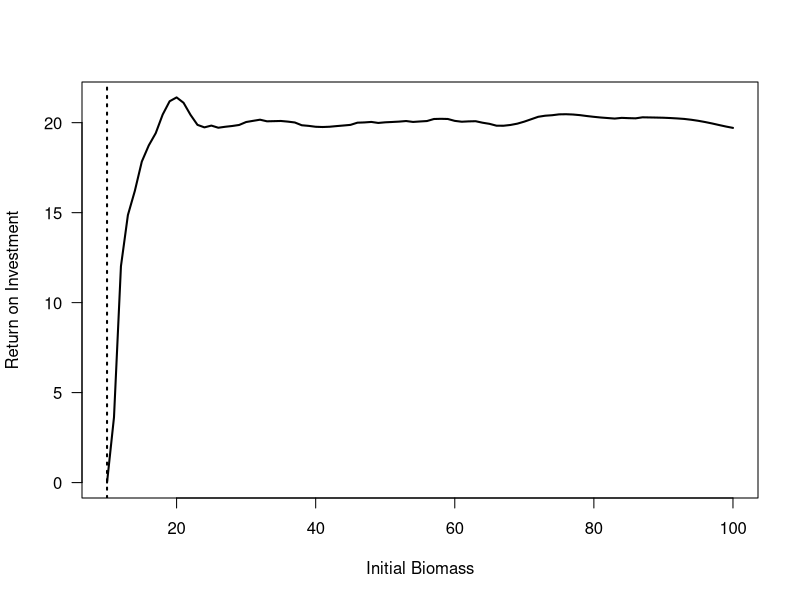

The R source for this figure:
#########
##Value of Information
#########

years = 20 #time of simulation
delta<-.05 # discount rate
process.noise = 0 #temporally uncorrelated variance (sd) in little r 
p = 10 #price per unit biomass
c=200 # cost to achieve F
# parameterize the model based on A,BMSY and MSY
A = 10  #allee effect threshold 

Bmsy<- 70
MSY<-25
K<-(3*Bmsy^2 - 2*A*Bmsy)/( 2*Bmsy-A)
r<-MSY/(Bmsy*(1-Bmsy/K)*(Bmsy/K-A/K))
Fmsy<-MSY/Bmsy
max.F<-Fmsy
B.lim<-max(A,20) # lower biomass limit for harvest control rule

#############################################################
est.NPV<-function(years,K,A,r,phi.CV,delta,process.noise,p,B.start,B.lim,max.F,phi.CV.seed,process.noise.seed,c){
  # Figure out reference points
  Bmsy<- A/3 + K/3 + (A^2 - A*K + K^2)^(1/2)/3
  MSY<-r*Bmsy*(1-Bmsy/K)*(Bmsy/K-A/K)
  Fmsy<-MSY/Bmsy
  
  B.vec<-rep(NA,years+1)
  Bhat.vec<-rep(NA,years)
  Y.vec<-rep(NA,years)
  phi<-Bmsy*phi.CV
  B.vec[1]<-B.start
  # Get observation errors
  set.seed(phi.CV.seed)
  B.errors<-exp(rnorm(years,mean=(0-phi.CV^2/2),sd=phi.CV))
  
  # get process errors
  set.seed(process.noise.seed)
  process.errors<-rnorm(years,mean=0,sd=process.noise)
  ## Solve for harvest control rule parameters
  
  Fo<- -(max.F*B.lim)/(Bmsy - B.lim)
  b<-max.F/(Bmsy - B.lim)
  
  for (i in 1:years){
    Byear<-B.vec[i]
    Bhat.vec[i]<-Byear*B.errors[i]
    
    # Determine F based on Harvest Control Rule
    if (Bhat.vec[i]>=Bmsy) F<-max.F
    if (Bhat.vec[i]<=Bmsy) F<-Fo+b*Bhat.vec[i]
    if (Bhat.vec[i]<=B.lim) F<-0
    Y.vec[i]<-min(F*Bhat.vec[i],Byear)
    production<-r*(1-Byear/K)*(Byear/K-A/K)+rnorm(1,mean=0,sd=process.noise)
    B.vec[i+1]<-max(0.1,Byear+Byear*production-Y.vec[i])
  }
  Value<-Y.vec*p-c*Y.vec/B.vec[1:years]
  discount.vec<-1/((1+delta)^seq(0,(years-1)))
  NPV<-sum(Value*discount.vec)
  return(list(NPV=NPV,Y=Y.vec,B=B.vec,Bhat=Bhat.vec))
}

################################################

repeat.model<-function(n.iters=100,B.start,B.lim,lowCV=0.05,highCV=0.1,years,K,A,r,delta,process.noise,p,max.F,c,phi.seeds,process.seeds){
  return.invest<-rep(NA,n.iters)
phi.CV.seed.save<-rep(NA,n.iters)
for (i in 1:n.iters){
  
  phi.CV.seed<-phi.seeds[i]
  process.noise.seed<-process.seeds[i]

  phi.CV.seed.save[i]<-phi.CV.seed
  
model.output.lowCV<-est.NPV(years,K,A,r,phi.CV=lowCV,delta,process.noise,p,B.start,B.lim,max.F,phi.CV.seed,process.noise.seed,c)

model.output.highCV<-est.NPV(years,K,A,r,phi.CV=highCV,delta,process.noise,p,B.start,B.lim,max.F,phi.CV.seed,process.noise.seed,c)

return.invest[i]<-(model.output.lowCV$NPV-model.output.highCV$NPV)
}
#print(c(length(unique(return.invest)),length(unique(phi.CV.seed.save))),zero.print=".")
return.invest<-unique(return.invest)
# Remove outliers
outlier.index<-which(abs(scale(return.invest))>=3)
result<-ifelse(length(outlier.index>1),mean(return.invest[-outlier.index],na.rm=T),mean(return.invest,na.rm=T))
return(result)

}

start.B.list<-seq(10,100,by=1)

Return.invest.out<-rep(NA,length(start.B.list))
n.iters=500
rm(.Random.seed)
phi.seeds<-round(1000000*runif(n.iters),0)
process.seeds<-round(1000000*runif(n.iters),0)
for (i in 1:length(start.B.list)){
  
  Return.invest.out[i]<-repeat.model(n.iters,B.start=start.B.list[i],B.lim,lowCV=0.05,highCV=0.1,years,K,A,r,delta=.05,process.noise=0.0,p,max.F,c,phi.seeds,process.seeds)
  
}
par(las=1,mfrow=c(1,1))
plot(start.B.list,Return.invest.out,type="l",col="black",lwd=2,xlab="Initial Biomass",ylab="Return on Investment",xlim=c(10,100))
abline(v=A,lwd=2,lty="dotted")
